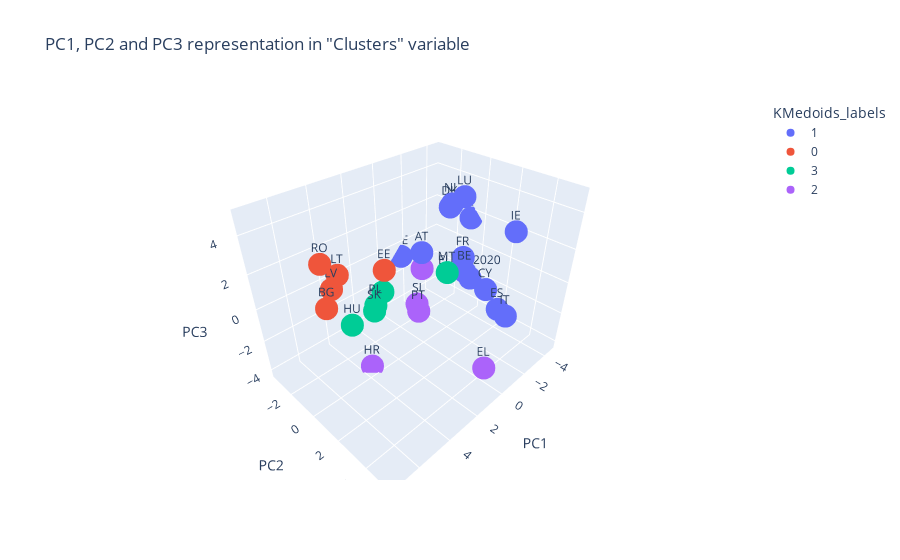

Notebook code for this chart:
### Code cell
fig = px.scatter_3d(X_pca_3, x='PC1', y='PC2', z='PC3', color='KMedoids_labels', text = 'geo', title= 'PC1, PC2 and PC3 representation in "Clusters" variable')

fig.show()

### Figure 1 — Plotly figure (JSON) as saved in the notebook; plotly's stock layout.template omitted (floating-point values rounded to 4 significant figures)
{"data": [{"hoverlabel": {"namelength": 0}, "hovertemplate": "KMedoids_labels=1<br>PC1=%{x}<br>PC2=%{y}<br>PC3=%{z}<br>geo=%{text}", "legendgroup": "1", "marker": {"color": "#636efa", "symbol": "circle"}, "mode": "markers+text", "name": "1", "scene": "scene", "showlegend": true, "text": ["AT", "BE", "CY", "DE", "DK", "ES", "EU27_2020", "FR", "IE", "IT", "LU", "NL", "SE"], "type": "scatter3d", "x": [-1.829, -2.194, -2.22, -1.536, -3.655, -1.757, -3.034, -3.048, -4.253, -1.8, -4.137, -3.806, -4.578], "y": [-2.021, 0.9221, 2.392, -3.477, -1.574, 3.568, 0.6665, 0.0705, 2.525, 4.073, -0.9569, -1.555, -0.7628], "z": [-0.0612, -0.1967, -0.6633, -0.807, 2.34, -1.102, -1.127, -0.01327, 2.089, -1.292, 3.009, 2.491, 1.619]}, {"hoverlabel": {"namelength": 0}, "hovertemplate": "KMedoids_labels=0<br>PC1=%{x}<br>PC2=%{y}<br>PC3=%{z}<br>geo=%{text}", "legendgroup": "0", "marker": {"color": "#EF553B", "symbol": "circle"}, "mode": "markers+text", "name": "0", "scene": "scene", "showlegend": true, "text": ["BG", "EE", "LT", "LV", "RO"], "type": "scatter3d", "x": [6.786, 1.564, 3.964, 4.631, 7.288], "y": [1.147, -1.403, -2.143, -1.768, 1.961], "z": [2.268, 0.5493, 1.017, 0.681, 4.936]}, {"hoverlabel": {"namelength": 0}, "hovertemplate": "KMedoids_labels=3<br>PC1=%{x}<br>PC2=%{y}<br>PC3=%{z}<br>geo=%{text}", "legendgroup": "3", "marker": {"color": "#00cc96", "symbol": "circle"}, "mode": "markers+text", "name": "3", "scene": "scene", "showlegend": true, "text": ["CZ", "HU", "MT", "PL", "SK"], "type": "scatter3d", "x": [1.448, 4.147, 0.1254, 2.883, 3.051], "y": [-1.753, -1.045, 1.666, -0.6276, -0.5465], "z": [-1.061, -1.411, 1.161, -0.6044, -0.8325]}, {"hoverlabel": {"namelength": 0}, "hovertemplate": "KMedoids_labels=2<br>PC1=%{x}<br>PC2=%{y}<br>PC3=%{z}<br>geo=%{text}", "legendgroup": "2", "marker": {"color": "#ab63fa", "symbol": "circle"}, "mode": "markers+text", "name": "2", "scene": "scene", "showlegend": true, "text": ["EL", "FI", "HR", "PT", "SI"], "type": "scatter3d", "x": [1.503, -2.171, 3.571, -0.2161, -0.7283], "y": [5.336, -2.324, -0.4117, -0.6532, -1.308], "z": [-1.798, -1.446, -4.241, -2.703, -2.803]}], "layout": {"legend": {"title": {"text": "KMedoids_labels"}, "tracegroupgap": 0}, "scene": {"domain": {"x": [0, 1], "y": [0, 1]}, "xaxis": {"title": {"text": "PC1"}}, "yaxis": {"title": {"text": "PC2"}}, "zaxis": {"title": {"text": "PC3"}}}, "title": {"text": "PC1, PC2 and PC3 representation in \"Clusters\" variable"}}}
